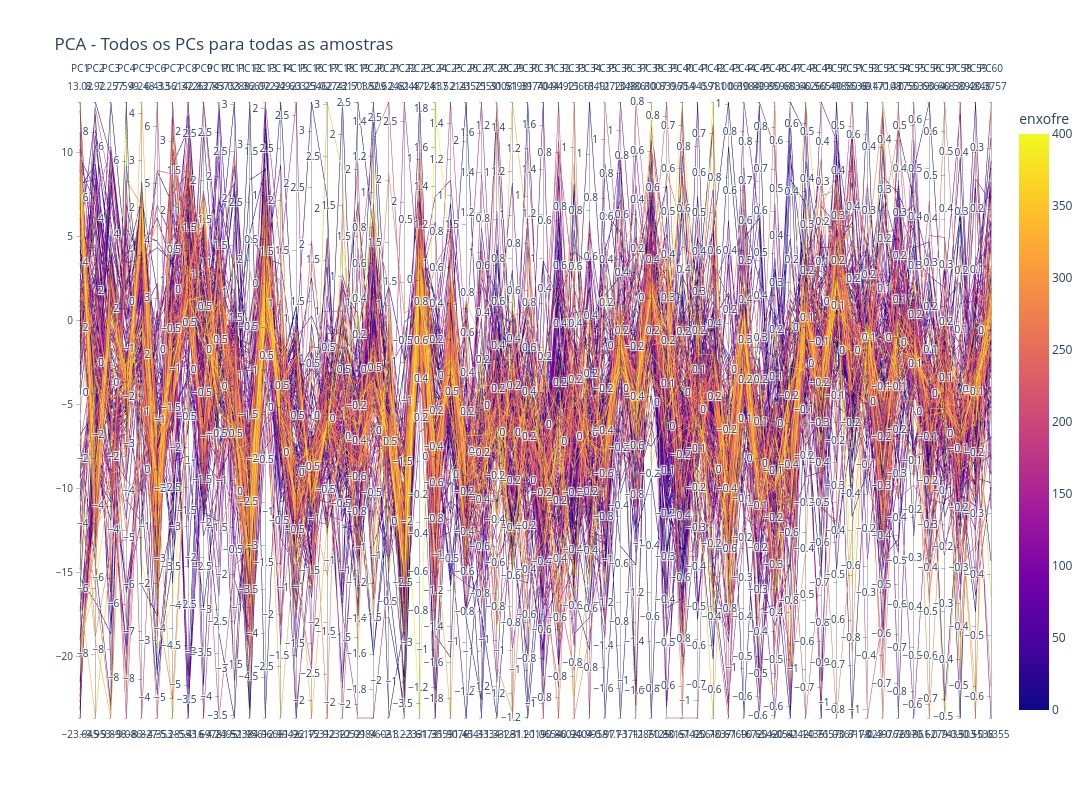

The notebook cell this image was saved under:
### Code cell
import plotly.express as px

# Cria um DataFrame limpo para o gráfico, sem colunas duplicadas
plot_df = pc_scores.copy()
plot_df = plot_df.loc[:, ~plot_df.columns.duplicated()].copy()

# Remove qualquer coluna 'amostra' antiga para evitar duplicidade
if 'amostra' in plot_df.columns:
    plot_df = plot_df.drop(columns=['amostra'])

# Adiciona a coluna de amostras de forma única
plot_df.insert(0, 'amostra', df.index.tolist())

# Adiciona as variáveis alvo, se existirem
for col in ['ponto de fulgor', 'massa específica', 'enxofre']:
    if col in df.columns:
        plot_df[col] = df[col].values

# Mantém apenas os PCs como eixos do gráfico
pc_columns = [c for c in plot_df.columns if c.startswith('PC')]
plot_df = plot_df[['amostra'] + pc_columns + [c for c in ['ponto de fulgor', 'massa específica', 'enxofre'] if c in plot_df.columns]]

# Gráfico completo com todos os PCs
fig = px.parallel_coordinates(
    plot_df,
    dimensions=pc_columns,
    color='enxofre' if 'enxofre' in plot_df.columns else None,
    labels={c: c for c in pc_columns},
    title='PCA - Todos os PCs para todas as amostras'
)

fig.update_layout(width=1400, height=800)
fig.show()

# Opcional: salva em HTML
fig.write_html('pca_all_pcs.html')

### Figure 1 — Plotly figure (JSON) as saved in the notebook; plotly's stock layout.template omitted (floating-point values rounded to 4 significant figures; data arrays with more than 128 entries replaced by an {"elided": "..."} marker saying what was removed)
{"data": [{"dimensions": [{"label": "PC1", "values": {"elided": "216 float values"}}, {"label": "PC2", "values": {"elided": "216 float values"}}, {"label": "PC3", "values": {"elided": "216 float values"}}, {"label": "PC4", "values": {"elided": "216 float values"}}, {"label": "PC5", "values": {"elided": "216 float values"}}, {"label": "PC6", "values": {"elided": "216 float values"}}, {"label": "PC7", "values": {"elided": "216 float values"}}, {"label": "PC8", "values": {"elided": "216 float values"}}, {"label": "PC9", "values": {"elided": "216 float values"}}, {"label": "PC10", "values": {"elided": "216 float values"}}, {"label": "PC11", "values": {"elided": "216 float values"}}, {"label": "PC12", "values": {"elided": "216 float values"}}, {"label": "PC13", "values": {"elided": "216 float values"}}, {"label": "PC14", "values": {"elided": "216 float values"}}, {"label": "PC15", "values": {"elided": "216 float values"}}, {"label": "PC16", "values": {"elided": "216 float values"}}, {"label": "PC17", "values": {"elided": "216 float values"}}, {"label": "PC18", "values": {"elided": "216 float values"}}, {"label": "PC19", "values": {"elided": "216 float values"}}, {"label": "PC20", "values": {"elided": "216 float values"}}, {"label": "PC21", "values": {"elided": "216 float values"}}, {"label": "PC22", "values": {"elided": "216 float values"}}, {"label": "PC23", "values": {"elided": "216 float values"}}, {"label": "PC24", "values": {"elided": "216 float values"}}, {"label": "PC25", "values": {"elided": "216 float values"}}, {"label": "PC26", "values": {"elided": "216 float values"}}, {"label": "PC27", "values": {"elided": "216 float values"}}, {"label": "PC28", "values": {"elided": "216 float values"}}, {"label": "PC29", "values": {"elided": "216 float values"}}, {"label": "PC30", "values": {"elided": "216 float values"}}, {"label": "PC31", "values": {"elided": "216 float values"}}, {"label": "PC32", "values": {"elided": "216 float values"}}, {"label": "PC33", "values": {"elided": "216 float values"}}, {"label": "PC34", "values": {"elided": "216 float values"}}, {"label": "PC35", "values": {"elided": "216 float values"}}, {"label": "PC36", "values": {"elided": "216 float values"}}, {"label": "PC37", "values": {"elided": "216 float values"}}, {"label": "PC38", "values": {"elided": "216 float values"}}, {"label": "PC39", "values": {"elided": "216 float values"}}, {"label": "PC40", "values": {"elided": "216 float values"}}, {"label": "PC41", "values": {"elided": "216 float values"}}, {"label": "PC42", "values": {"elided": "216 float values"}}, {"label": "PC43", "values": {"elided": "216 float values"}}, {"label": "PC44", "values": {"elided": "216 float values"}}, {"label": "PC45", "values": {"elided": "216 float values"}}, {"label": "PC46", "values": {"elided": "216 float values"}}, {"label": "PC47", "values": {"elided": "216 float values"}}, {"label": "PC48", "values": {"elided": "216 float values"}}, {"label": "PC49", "values": {"elided": "216 float values"}}, {"label": "PC50", "values": {"elided": "216 float values"}}, {"label": "PC51", "values": {"elided": "216 float values"}}, {"label": "PC52", "values": {"elided": "216 float values"}}, {"label": "PC53", "values": {"elided": "216 float values"}}, {"label": "PC54", "values": {"elided": "216 float values"}}, {"label": "PC55", "values": {"elided": "216 float values"}}, {"label": "PC56", "values": {"elided": "216 float values"}}, {"label": "PC57", "values": {"elided": "216 float values"}}, {"label": "PC58", "values": {"elided": "216 float values"}}, {"label": "PC59", "values": {"elided": "216 float values"}}, {"label": "PC60", "values": {"elided": "216 float values"}}, {"label": "PC61", "values": {"elided": "216 float values"}}, {"label": "PC62", "values": {"elided": "216 float values"}}, {"label": "PC63", "values": {"elided": "216 float values"}}, {"label": "PC64", "values": {"elided": "216 float values"}}, {"label": "PC65", "values": {"elided": "216 float values"}}, {"label": "PC66", "values": {"elided": "216 float values"}}, {"label": "PC67", "values": {"elided": "216 float values"}}, {"label": "PC68", "values": {"elided": "216 float values"}}, {"label": "PC69", "values": {"elided": "216 float values"}}, {"label": "PC70", "values": {"elided": "216 float values"}}, {"label": "PC71", "values": {"elided": "216 float values"}}, {"label": "PC72", "values": {"elided": "216 float values"}}, {"label": "PC73", "values": {"elided": "216 float values"}}, {"label": "PC74", "values": {"elided": "216 float values"}}, {"label": "PC75", "values": {"elided": "216 float values"}}, {"label": "PC76", "values": {"elided": "216 float values"}}, {"label": "PC77", "values": {"elided": "216 float values"}}, {"label": "PC78", "values": {"elided": "216 float values"}}, {"label": "PC79", "values": {"elided": "216 float values"}}, {"label": "PC80", "values": {"elided": "216 float values"}}, {"label": "PC81", "values": {"elided": "216 float values"}}, {"label": "PC82", "values": {"elided": "216 float values"}}, {"label": "PC83", "values": {"elided": "216 float values"}}, {"label": "PC84", "values": {"elided": "216 float values"}}, {"label": "PC85", "values": {"elided": "216 float values"}}, {"label": "PC86", "values": {"elided": "216 float values"}}, {"label": "PC87", "values": {"elided": "216 float values"}}, {"label": "PC88", "values": {"elided": "216 float values"}}, {"label": "PC89", "values": {"elided": "216 float values"}}, {"label": "PC90", "values": {"elided": "216 float values"}}, {"label": "PC91", "values": {"elided": "216 float values"}}, {"label": "PC92", "values": {"elided": "216 float values"}}, {"label": "PC93", "values": {"elided": "216 float values"}}, {"label": "PC94", "values": {"elided": "216 float values"}}, {"label": "PC95", "values": {"elided": "216 float values"}}, {"label": "PC96", "values": {"elided": "216 float values"}}, {"label": "PC97", "values": {"elided": "216 float values"}}, {"label": "PC98", "values": {"elided": "216 float values"}}, {"label": "PC99", "values": {"elided": "216 float values"}}, {"label": "PC100", "values": {"elided": "216 float values"}}, {"label": "PC101", "values": {"elided": "216 float values"}}, {"label": "PC102", "values": {"elided": "216 float values"}}, {"label": "PC103", "values": {"elided": "216 float values"}}, {"label": "PC104", "values": {"elided": "216 float values"}}, {"label": "PC105", "values": {"elided": "216 float values"}}, {"label": "PC106", "values": {"elided": "216 float values"}}, {"label": "PC107", "values": {"elided": "216 float values"}}, {"label": "PC108", "values": {"elided": "216 float values"}}, {"label": "PC109", "values": {"elided": "216 float values"}}, {"label": "PC110", "values": {"elided": "216 float values"}}, {"label": "PC111", "values": {"elided": "216 float values"}}, {"label": "PC112", "values": {"elided": "216 float values"}}, {"label": "PC113", "values": {"elided": "216 float values"}}, {"label": "PC114", "values": {"elided": "216 float values"}}, {"label": "PC115", "values": {"elided": "216 float values"}}, {"label": "PC116", "values": {"elided": "216 float values"}}, {"label": "PC117", "values": {"elided": "216 float values"}}, {"label": "PC118", "values": {"elided": "216 float values"}}, {"label": "PC119", "values": {"elided": "216 float values"}}, {"label": "PC120", "values": {"elided": "216 float values"}}, {"label": "PC121", "values": {"elided": "216 float values"}}, {"label": "PC122", "values": {"elided": "216 float values"}}, {"label": "PC123", "values": {"elided": "216 float values"}}, {"label": "PC124", "values": {"elided": "216 float values"}}, {"label": "PC125", "values": {"elided": "216 float values"}}, {"label": "PC126", "values": {"elided": "216 float values"}}, {"label": "PC127", "values": {"elided": "216 float values"}}, {"label": "PC128", "values": {"elided": "216 float values"}}, {"label": "PC129", "values": {"elided": "216 float values"}}, {"label": "PC130", "values": {"elided": "216 float values"}}, {"label": "PC131", "values": {"elided": "216 float values"}}, {"label": "PC132", "values": {"elided": "216 float values"}}, {"label": "PC133", "values": {"elided": "216 float values"}}, {"label": "PC134", "values": {"elided": "216 float values"}}, {"label": "PC135", "values": {"elided": "216 float values"}}, {"label": "PC136", "values": {"elided": "216 float values"}}, {"label": "PC137", "values": {"elided": "216 float values"}}, {"label": "PC138", "values": {"elided": "216 float values"}}, {"label": "PC139", "values": {"elided": "216 float values"}}, {"label": "PC140", "values": {"elided": "216 float values"}}, {"label": "PC141", "values": {"elided": "216 float values"}}, {"label": "PC142", "values": {"elided": "216 float values"}}, {"label": "PC143", "values": {"elided": "216 float values"}}, {"label": "PC144", "values": {"elided": "216 float values"}}, {"label": "PC145", "values": {"elided": "216 float values"}}, {"label": "PC146", "values": {"elided": "216 float values"}}, {"label": "PC147", "values": {"elided": "216 float values"}}, {"label": "PC148", "values": {"elided": "216 float values"}}, {"label": "PC149", "values": {"elided": "216 float values"}}, {"label": "PC150", "values": {"elided": "216 float values"}}, {"label": "PC151", "values": {"elided": "216 float values"}}, {"label": "PC152", "values": {"elided": "216 float values"}}, {"label": "PC153", "values": {"elided": "216 float values"}}, {"label": "PC154", "values": {"elided": "216 float values"}}, {"label": "PC155", "values": {"elided": "216 float values"}}, {"label": "PC156", "values": {"elided": "216 float values"}}, {"label": "PC157", "values": {"elided": "216 float values"}}, {"label": "PC158", "values": {"elided": "216 float values"}}, {"label": "PC159", "values": {"elided": "216 float values"}}, {"label": "PC160", "values": {"elided": "216 float values"}}, {"label": "PC161", "values": {"elided": "216 float values"}}, {"label": "PC162", "values": {"elided": "216 float values"}}, {"label": "PC163", "values": {"elided": "216 float values"}}, {"label": "PC164", "values": {"elided": "216 float values"}}, {"label": "PC165", "values": {"elided": "216 float values"}}, {"label": "PC166", "values": {"elided": "216 float values"}}, {"label": "PC167", "values": {"elided": "216 float values"}}, {"label": "PC168", "values": {"elided": "216 float values"}}, {"label": "PC169", "values": {"elided": "216 float values"}}, {"label": "PC170", "values": {"elided": "216 float values"}}, {"label": "PC171", "values": {"elided": "216 float values"}}, {"label": "PC172", "values": {"elided": "216 float values"}}, {"label": "PC173", "values": {"elided": "216 float values"}}, {"label": "PC174", "values": {"elided": "216 float values"}}, {"label": "PC175", "values": {"elided": "216 float values"}}, {"label": "PC176", "values": {"elided": "216 float values"}}, {"label": "PC177", "values": {"elided": "216 float values"}}, {"label": "PC178", "values": {"elided": "216 float values"}}, {"label": "PC179", "values": {"elided": "216 float values"}}, {"label": "PC180", "values": {"elided": "216 float values"}}, {"label": "PC181", "values": {"elided": "216 float values"}}, {"label": "PC182", "values": {"elided": "216 float values"}}, {"label": "PC183", "values": {"elided": "216 float values"}}, {"label": "PC184", "values": {"elided": "216 float values"}}, {"label": "PC185", "values": {"elided": "216 float values"}}, {"label": "PC186", "values": {"elided": "216 float values"}}, {"label": "PC187", "values": {"elided": "216 float values"}}, {"label": "PC188", "values": {"elided": "216 float values"}}, {"label": "PC189", "values": {"elided": "216 float values"}}, {"label": "PC190", "values": {"elided": "216 float values"}}, {"label": "PC191", "values": {"elided": "216 float values"}}, {"label": "PC192", "values": {"elided": "216 float values"}}, {"label": "PC193", "values": {"elided": "216 float values"}}, {"label": "PC194", "values": {"elided": "216 float values"}}, {"label": "PC195", "values": {"elided": "216 float values"}}, {"label": "PC196", "values": {"elided": "216 float values"}}, {"label": "PC197", "values": {"elided": "216 float values"}}, {"label": "PC198", "values": {"elided": "216 float values"}}, {"label": "PC199", "values": {"elided": "216 float values"}}, {"label": "PC200", "values": {"elided": "216 float values"}}, {"label": "PC201", "values": {"elided": "216 float values"}}, {"label": "PC202", "values": {"elided": "216 float values"}}, {"label": "PC203", "values": {"elided": "216 float values"}}, {"label": "PC204", "values": {"elided": "216 float values"}}, {"label": "PC205", "values": {"elided": "216 float values"}}, {"label": "PC206", "values": {"elided": "216 float values"}}, {"label": "PC207", "values": {"elided": "216 float values"}}, {"label": "PC208", "values": {"elided": "216 float values"}}, {"label": "PC209", "values": {"elided": "216 float values"}}, {"label": "PC210", "values": {"elided": "216 float values"}}, {"label": "PC211", "values": {"elided": "216 float values"}}, {"label": "PC212", "values": {"elided": "216 float values"}}, {"label": "PC213", "values": {"elided": "216 float values"}}, {"label": "PC214", "values": {"elided": "216 float values"}}, {"label": "PC215", "values": {"elided": "216 float values"}}, {"label": "PC216", "values": {"elided": "216 float values"}}], "domain": {"x": [0, 1], "y": [0, 1]}, "line": {"color": {"elided": "216 float values"}, "coloraxis": "coloraxis"}, "name": "", "type": "parcoords"}], "layout": {"coloraxis": {"colorbar": {"title": {"text": "enxofre"}}, "colorscale": [[0, "#0d0887"], [0.1111, "#46039f"], [0.2222, "#7201a8"], [0.3333, "#9c179e"], [0.4444, "#bd3786"], [0.5556, "#d8576b"], [0.6667, "#ed7953"], [0.7778, "#fb9f3a"], [0.8889, "#fdca26"], [1, "#f0f921"]]}, "height": 800, "legend": {"tracegroupgap": 0}, "title": {"text": "PCA - Todos os PCs para todas as amostras"}, "width": 1400}}
